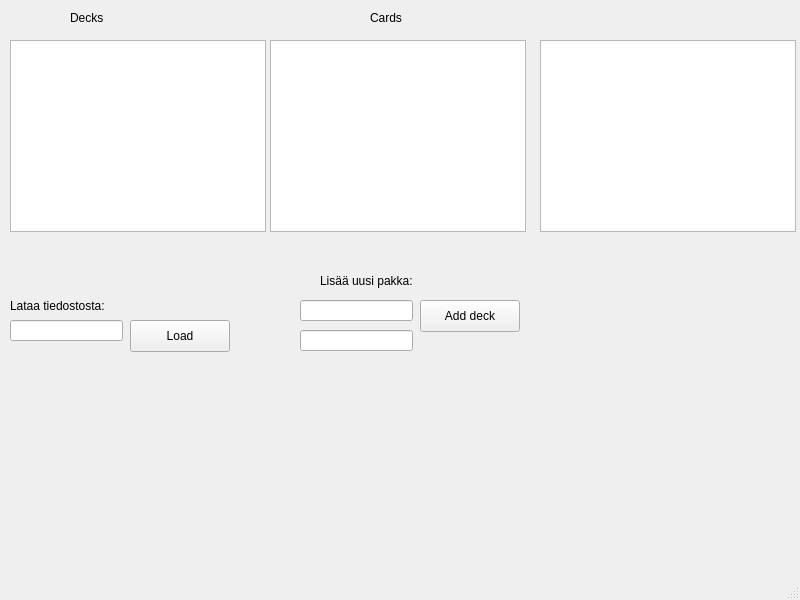
<?xml version="1.0" encoding="UTF-8"?>
<ui version="4.0">
 <class>MainWindow</class>
 <widget class="QMainWindow" name="MainWindow">
  <property name="geometry">
   <rect>
    <x>0</x>
    <y>0</y>
    <width>800</width>
    <height>600</height>
   </rect>
  </property>
  <property name="windowTitle">
   <string>MainWindow</string>
  </property>
  <widget class="QWidget" name="centralwidget">
   <widget class="QListView" name="listView_3">
    <property name="geometry">
     <rect>
      <x>540</x>
      <y>40</y>
      <width>256</width>
      <height>192</height>
     </rect>
    </property>
   </widget>
   <widget class="QLabel" name="label">
    <property name="geometry">
     <rect>
      <x>70</x>
      <y>10</y>
      <width>58</width>
      <height>16</height>
     </rect>
    </property>
    <property name="text">
     <string>Decks</string>
    </property>
   </widget>
   <widget class="QLabel" name="label_2">
    <property name="geometry">
     <rect>
      <x>370</x>
      <y>10</y>
      <width>58</width>
      <height>16</height>
     </rect>
    </property>
    <property name="text">
     <string>Cards</string>
    </property>
   </widget>
   <widget class="QPushButton" name="pushButton">
    <property name="geometry">
     <rect>
      <x>420</x>
      <y>300</y>
      <width>100</width>
      <height>32</height>
     </rect>
    </property>
    <property name="text">
     <string>Add deck</string>
    </property>
   </widget>
   <widget class="QPushButton" name="loadFileButton">
    <property name="geometry">
     <rect>
      <x>130</x>
      <y>320</y>
      <width>100</width>
      <height>32</height>
     </rect>
    </property>
    <property name="text">
     <string>Load</string>
    </property>
   </widget>
   <widget class="QLabel" name="label_3">
    <property name="geometry">
     <rect>
      <x>10</x>
      <y>290</y>
      <width>151</width>
      <height>31</height>
     </rect>
    </property>
    <property name="text">
     <string>Lataa tiedostosta:</string>
    </property>
   </widget>
   <widget class="QLineEdit" name="fileNameEdit">
    <property name="geometry">
     <rect>
      <x>10</x>
      <y>320</y>
      <width>113</width>
      <height>21</height>
     </rect>
    </property>
   </widget>
   <widget class="QLabel" name="label_4">
    <property name="geometry">
     <rect>
      <x>320</x>
      <y>270</y>
      <width>111</width>
      <height>21</height>
     </rect>
    </property>
    <property name="text">
     <string>Lisää uusi pakka:</string>
    </property>
   </widget>
   <widget class="QLineEdit" name="lineEdit_2">
    <property name="geometry">
     <rect>
      <x>300</x>
      <y>300</y>
      <width>113</width>
      <height>21</height>
     </rect>
    </property>
   </widget>
   <widget class="QLineEdit" name="lineEdit_3">
    <property name="geometry">
     <rect>
      <x>300</x>
      <y>330</y>
      <width>113</width>
      <height>21</height>
     </rect>
    </property>
   </widget>
   <widget class="QListWidget" name="decksListWidget">
    <property name="geometry">
     <rect>
      <x>10</x>
      <y>40</y>
      <width>256</width>
      <height>192</height>
     </rect>
    </property>
   </widget>
   <widget class="QListWidget" name="listWidget_2">
    <property name="geometry">
     <rect>
      <x>270</x>
      <y>40</y>
      <width>256</width>
      <height>192</height>
     </rect>
    </property>
   </widget>
  </widget>
  <widget class="QMenuBar" name="menubar">
   <property name="geometry">
    <rect>
     <x>0</x>
     <y>0</y>
     <width>800</width>
     <height>24</height>
    </rect>
   </property>
  </widget>
  <widget class="QStatusBar" name="statusbar"/>
 </widget>
 <resources/>
 <connections/>
</ui>
